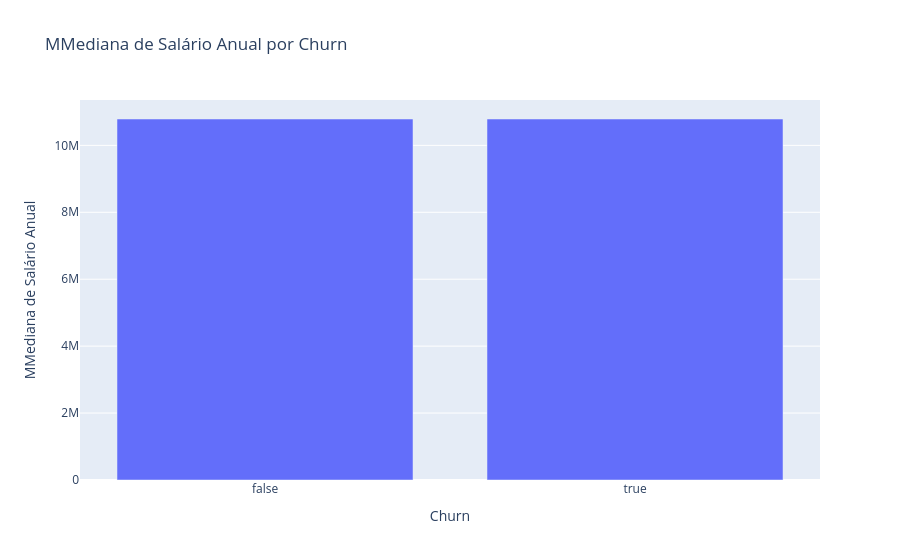

Notebook code for this chart:
### Code cell
mediana = df.groupby('Churn')['Salario_Anual'].median().reset_index()
fig = px.bar(mediana, x='Churn', y='Salario_Anual', title='MMediana de Salário Anual por Churn', labels={'Salario_Anual': 'MMediana de Salário Anual', 'Churn': 'Churn'})
fig.show()

### Figure 1 — Plotly figure (JSON) as saved in the notebook; plotly's stock layout.template omitted (floating-point values rounded to 4 significant figures)
{"data": [{"hovertemplate": "Churn=%{x}<br>MMediana de Salário Anual=%{y}<extra></extra>", "legendgroup": "", "marker": {"color": "#636efa", "pattern": {"shape": ""}}, "name": "", "orientation": "v", "showlegend": false, "textposition": "auto", "type": "bar", "x": [false, true], "xaxis": "x", "y": [10790000.0, 10790000.0], "yaxis": "y"}], "layout": {"barmode": "relative", "legend": {"tracegroupgap": 0}, "title": {"text": "MMediana de Salário Anual por Churn"}, "xaxis": {"anchor": "y", "domain": [0, 1], "title": {"text": "Churn"}}, "yaxis": {"anchor": "x", "domain": [0, 1], "title": {"text": "MMediana de Salário Anual"}}}}
